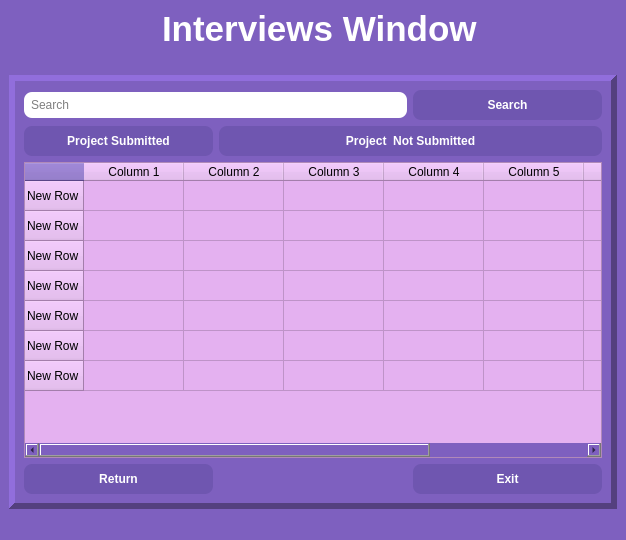
<?xml version="1.0" encoding="UTF-8"?>
<ui version="4.0">
 <class>MainWindow</class>
 <widget class="QMainWindow" name="MainWindow">
  <property name="enabled">
   <bool>true</bool>
  </property>
  <property name="geometry">
   <rect>
    <x>0</x>
    <y>0</y>
    <width>626</width>
    <height>540</height>
   </rect>
  </property>
  <property name="sizePolicy">
   <sizepolicy hsizetype="Preferred" vsizetype="Expanding">
    <horstretch>0</horstretch>
    <verstretch>0</verstretch>
   </sizepolicy>
  </property>
  <property name="minimumSize">
   <size>
    <width>150</width>
    <height>180</height>
   </size>
  </property>
  <property name="windowTitle">
   <string>MainWindow</string>
  </property>
  <property name="styleSheet">
   <string notr="true">background-color: rgb(126, 96, 191);</string>
  </property>
  <widget class="QWidget" name="centralwidget">
   <layout class="QHBoxLayout" name="horizontalLayout">
    <item>
     <layout class="QGridLayout" name="gridLayout_2">
      <item row="0" column="0">
       <layout class="QGridLayout" name="gridLayout_3">
        <item row="1" column="3">
         <spacer name="horizontalSpacer">
          <property name="orientation">
           <enum>Qt::Orientation::Horizontal</enum>
          </property>
          <property name="sizeHint" stdset="0">
           <size>
            <width>18</width>
            <height>20</height>
           </size>
          </property>
         </spacer>
        </item>
        <item row="1" column="1">
         <spacer name="horizontalSpacer_2">
          <property name="orientation">
           <enum>Qt::Orientation::Horizontal</enum>
          </property>
          <property name="sizeHint" stdset="0">
           <size>
            <width>18</width>
            <height>20</height>
           </size>
          </property>
         </spacer>
        </item>
        <item row="0" column="0">
         <widget class="QLabel" name="logolabel">
          <property name="enabled">
           <bool>true</bool>
          </property>
          <property name="cursor">
           <cursorShape>ArrowCursor</cursorShape>
          </property>
          <property name="styleSheet">
           <string notr="true">selection-background-color: qradialgradient(spread:pad, cx:0.5, cy:0.5, radius:0.5, fx:0.5, fy:0.5, stop:0 rgba(255, 235, 235, 206), stop:0.35 rgba(255, 188, 188, 80), stop:0.4 rgba(255, 162, 162, 80), stop:0.425 rgba(255, 132, 132, 156), stop:0.44 rgba(252, 128, 128, 80), stop:1 rgba(255, 255, 255, 0));</string>
          </property>
          <property name="text">
           <string/>
          </property>
          <property name="textFormat">
           <enum>Qt::TextFormat::AutoText</enum>
          </property>
          <property name="pixmap">
           <pixmap>../wera.png</pixmap>
          </property>
          <property name="scaledContents">
           <bool>true</bool>
          </property>
         </widget>
        </item>
        <item row="0" column="2">
         <widget class="QLabel" name="titellabel">
          <property name="toolTip">
           <string>&lt;html&gt;&lt;head/&gt;&lt;body&gt;&lt;p align=&quot;center&quot;&gt;&lt;span style=&quot; font-size:22pt; font-weight:600;&quot;&gt;Intervieuws Window&lt;/span&gt;&lt;/p&gt;&lt;/body&gt;&lt;/html&gt;</string>
          </property>
          <property name="whatsThis">
           <string>&lt;html&gt;&lt;head/&gt;&lt;body&gt;&lt;p&gt;&lt;span style=&quot; font-size:22pt; font-weight:600;&quot;&gt;Intervieuws Window&lt;/span&gt;&lt;/p&gt;&lt;/body&gt;&lt;/html&gt;</string>
          </property>
          <property name="styleSheet">
           <string notr="true">color: rgb(255, 255, 255);</string>
          </property>
          <property name="text">
           <string>&lt;html&gt;&lt;head/&gt;&lt;body&gt;&lt;p&gt;&lt;span style=&quot; font-size:26pt; font-weight:600; color:#ffffff;&quot;&gt;Interviews Window&lt;/span&gt;&lt;/p&gt;&lt;/body&gt;&lt;/html&gt;</string>
          </property>
          <property name="textInteractionFlags">
           <set>Qt::TextInteractionFlag::LinksAccessibleByKeyboard|Qt::TextInteractionFlag::LinksAccessibleByMouse|Qt::TextInteractionFlag::TextBrowserInteraction|Qt::TextInteractionFlag::TextEditable|Qt::TextInteractionFlag::TextSelectableByMouse</set>
          </property>
         </widget>
        </item>
       </layout>
      </item>
      <item row="1" column="0">
       <widget class="QFrame" name="frame">
        <property name="accessibleDescription">
         <string/>
        </property>
        <property name="autoFillBackground">
         <bool>false</bool>
        </property>
        <property name="styleSheet">
         <string notr="true">alternate-background-color: rgb(145, 10, 103);</string>
        </property>
        <property name="frameShape">
         <enum>QFrame::Shape::Panel</enum>
        </property>
        <property name="frameShadow">
         <enum>QFrame::Shadow::Raised</enum>
        </property>
        <property name="lineWidth">
         <number>6</number>
        </property>
        <property name="midLineWidth">
         <number>2</number>
        </property>
        <layout class="QGridLayout" name="gridLayout">
         <item row="1" column="0">
          <widget class="QPushButton" name="projectButton">
           <property name="styleSheet">
            <string notr="true">QHeaderView::section {
    color: red; /* Burada istediğin rengi yazabilirsin */
    font-weight: bold; /* İsteğe bağlı: yazıyı kalın yapar */
}
QPushButton {
    background-color: #6f56b0;
    color: white;
    border-radius: 8px;
    padding: 8px;
    font-weight: bold;
}

QPushButton:hover {
    background-color: #8263c6;
}

QPushButton:pressed {
    background-color: #594097;
}
</string>
           </property>
           <property name="text">
            <string>Project Submitted</string>
           </property>
           <property name="default">
            <bool>true</bool>
           </property>
          </widget>
         </item>
         <item row="1" column="1" colspan="2">
          <widget class="QPushButton" name="projectNotButton">
           <property name="styleSheet">
            <string notr="true">QHeaderView::section {
    color: red; /* Burada istediğin rengi yazabilirsin */
    font-weight: bold; /* İsteğe bağlı: yazıyı kalın yapar */
}
QPushButton {
    background-color: #6f56b0;
    color: white;
    border-radius: 8px;
    padding: 8px;
    font-weight: bold;
}

QPushButton:hover {
    background-color: #8263c6;
}

QPushButton:pressed {
    background-color: #594097;
}
</string>
           </property>
           <property name="text">
            <string>Project  Not Submitted</string>
           </property>
           <property name="checkable">
            <bool>false</bool>
           </property>
           <property name="checked">
            <bool>false</bool>
           </property>
           <property name="autoRepeat">
            <bool>false</bool>
           </property>
           <property name="default">
            <bool>true</bool>
           </property>
          </widget>
         </item>
         <item row="0" column="2">
          <widget class="QPushButton" name="searchButton">
           <property name="sizeIncrement">
            <size>
             <width>27</width>
             <height>0</height>
            </size>
           </property>
           <property name="palette">
            <palette>
             <active>
              <colorrole role="WindowText">
               <brush brushstyle="SolidPattern">
                <color alpha="255">
                 <red>255</red>
                 <green>255</green>
                 <blue>255</blue>
                </color>
               </brush>
              </colorrole>
              <colorrole role="Button">
               <brush brushstyle="SolidPattern">
                <color alpha="255">
                 <red>111</red>
                 <green>86</green>
                 <blue>176</blue>
                </color>
               </brush>
              </colorrole>
              <colorrole role="Light">
               <brush brushstyle="SolidPattern">
                <color alpha="255">
                 <red>255</red>
                 <green>248</green>
                 <blue>129</blue>
                </color>
               </brush>
              </colorrole>
              <colorrole role="Midlight">
               <brush brushstyle="SolidPattern">
                <color alpha="255">
                 <red>212</red>
                 <green>206</green>
                 <blue>107</blue>
                </color>
               </brush>
              </colorrole>
              <colorrole role="Dark">
               <brush brushstyle="SolidPattern">
                <color alpha="255">
                 <red>85</red>
                 <green>82</green>
                 <blue>43</blue>
                </color>
               </brush>
              </colorrole>
              <colorrole role="Mid">
               <brush brushstyle="SolidPattern">
                <color alpha="255">
                 <red>113</red>
                 <green>110</green>
                 <blue>57</blue>
                </color>
               </brush>
              </colorrole>
              <colorrole role="Text">
               <brush brushstyle="SolidPattern">
                <color alpha="255">
                 <red>255</red>
                 <green>255</green>
                 <blue>255</blue>
                </color>
               </brush>
              </colorrole>
              <colorrole role="BrightText">
               <brush brushstyle="SolidPattern">
                <color alpha="255">
                 <red>255</red>
                 <green>255</green>
                 <blue>255</blue>
                </color>
               </brush>
              </colorrole>
              <colorrole role="ButtonText">
               <brush brushstyle="SolidPattern">
                <color alpha="255">
                 <red>255</red>
                 <green>255</green>
                 <blue>255</blue>
                </color>
               </brush>
              </colorrole>
              <colorrole role="Base">
               <brush brushstyle="SolidPattern">
                <color alpha="255">
                 <red>111</red>
                 <green>86</green>
                 <blue>176</blue>
                </color>
               </brush>
              </colorrole>
              <colorrole role="Window">
               <brush brushstyle="SolidPattern">
                <color alpha="255">
                 <red>111</red>
                 <green>86</green>
                 <blue>176</blue>
                </color>
               </brush>
              </colorrole>
              <colorrole role="Shadow">
               <brush brushstyle="SolidPattern">
                <color alpha="255">
                 <red>0</red>
                 <green>0</green>
                 <blue>0</blue>
                </color>
               </brush>
              </colorrole>
              <colorrole role="AlternateBase">
               <brush brushstyle="SolidPattern">
                <color alpha="255">
                 <red>145</red>
                 <green>10</green>
                 <blue>103</blue>
                </color>
               </brush>
              </colorrole>
              <colorrole role="ToolTipBase">
               <brush brushstyle="SolidPattern">
                <color alpha="255">
                 <red>255</red>
                 <green>255</green>
                 <blue>220</blue>
                </color>
               </brush>
              </colorrole>
              <colorrole role="ToolTipText">
               <brush brushstyle="SolidPattern">
                <color alpha="255">
                 <red>0</red>
                 <green>0</green>
                 <blue>0</blue>
                </color>
               </brush>
              </colorrole>
              <colorrole role="PlaceholderText">
               <brush brushstyle="SolidPattern">
                <color alpha="128">
                 <red>255</red>
                 <green>255</green>
                 <blue>255</blue>
                </color>
               </brush>
              </colorrole>
             </active>
             <inactive>
              <colorrole role="WindowText">
               <brush brushstyle="SolidPattern">
                <color alpha="255">
                 <red>255</red>
                 <green>255</green>
                 <blue>255</blue>
                </color>
               </brush>
              </colorrole>
              <colorrole role="Button">
               <brush brushstyle="SolidPattern">
                <color alpha="255">
                 <red>111</red>
                 <green>86</green>
                 <blue>176</blue>
                </color>
               </brush>
              </colorrole>
              <colorrole role="Light">
               <brush brushstyle="SolidPattern">
                <color alpha="255">
                 <red>255</red>
                 <green>248</green>
                 <blue>129</blue>
                </color>
               </brush>
              </colorrole>
              <colorrole role="Midlight">
               <brush brushstyle="SolidPattern">
                <color alpha="255">
                 <red>212</red>
                 <green>206</green>
                 <blue>107</blue>
                </color>
               </brush>
              </colorrole>
              <colorrole role="Dark">
               <brush brushstyle="SolidPattern">
                <color alpha="255">
                 <red>85</red>
                 <green>82</green>
                 <blue>43</blue>
                </color>
               </brush>
              </colorrole>
              <colorrole role="Mid">
               <brush brushstyle="SolidPattern">
                <color alpha="255">
                 <red>113</red>
                 <green>110</green>
                 <blue>57</blue>
                </color>
               </brush>
              </colorrole>
              <colorrole role="Text">
               <brush brushstyle="SolidPattern">
                <color alpha="255">
                 <red>255</red>
                 <green>255</green>
                 <blue>255</blue>
                </color>
               </brush>
              </colorrole>
              <colorrole role="BrightText">
               <brush brushstyle="SolidPattern">
                <color alpha="255">
                 <red>255</red>
                 <green>255</green>
                 <blue>255</blue>
                </color>
               </brush>
              </colorrole>
              <colorrole role="ButtonText">
               <brush brushstyle="SolidPattern">
                <color alpha="255">
                 <red>255</red>
                 <green>255</green>
                 <blue>255</blue>
                </color>
               </brush>
              </colorrole>
              <colorrole role="Base">
               <brush brushstyle="SolidPattern">
                <color alpha="255">
                 <red>111</red>
                 <green>86</green>
                 <blue>176</blue>
                </color>
               </brush>
              </colorrole>
              <colorrole role="Window">
               <brush brushstyle="SolidPattern">
                <color alpha="255">
                 <red>111</red>
                 <green>86</green>
                 <blue>176</blue>
                </color>
               </brush>
              </colorrole>
              <colorrole role="Shadow">
               <brush brushstyle="SolidPattern">
                <color alpha="255">
                 <red>0</red>
                 <green>0</green>
                 <blue>0</blue>
                </color>
               </brush>
              </colorrole>
              <colorrole role="AlternateBase">
               <brush brushstyle="SolidPattern">
                <color alpha="255">
                 <red>145</red>
                 <green>10</green>
                 <blue>103</blue>
                </color>
               </brush>
              </colorrole>
              <colorrole role="ToolTipBase">
               <brush brushstyle="SolidPattern">
                <color alpha="255">
                 <red>255</red>
                 <green>255</green>
                 <blue>220</blue>
                </color>
               </brush>
              </colorrole>
              <colorrole role="ToolTipText">
               <brush brushstyle="SolidPattern">
                <color alpha="255">
                 <red>0</red>
                 <green>0</green>
                 <blue>0</blue>
                </color>
               </brush>
              </colorrole>
              <colorrole role="PlaceholderText">
               <brush brushstyle="SolidPattern">
                <color alpha="128">
                 <red>255</red>
                 <green>255</green>
                 <blue>255</blue>
                </color>
               </brush>
              </colorrole>
             </inactive>
             <disabled>
              <colorrole role="WindowText">
               <brush brushstyle="SolidPattern">
                <color alpha="255">
                 <red>255</red>
                 <green>255</green>
                 <blue>255</blue>
                </color>
               </brush>
              </colorrole>
              <colorrole role="Button">
               <brush brushstyle="SolidPattern">
                <color alpha="255">
                 <red>111</red>
                 <green>86</green>
                 <blue>176</blue>
                </color>
               </brush>
              </colorrole>
              <colorrole role="Light">
               <brush brushstyle="SolidPattern">
                <color alpha="255">
                 <red>255</red>
                 <green>248</green>
                 <blue>129</blue>
                </color>
               </brush>
              </colorrole>
              <colorrole role="Midlight">
               <brush brushstyle="SolidPattern">
                <color alpha="255">
                 <red>212</red>
                 <green>206</green>
                 <blue>107</blue>
                </color>
               </brush>
              </colorrole>
              <colorrole role="Dark">
               <brush brushstyle="SolidPattern">
                <color alpha="255">
                 <red>85</red>
                 <green>82</green>
                 <blue>43</blue>
                </color>
               </brush>
              </colorrole>
              <colorrole role="Mid">
               <brush brushstyle="SolidPattern">
                <color alpha="255">
                 <red>113</red>
                 <green>110</green>
                 <blue>57</blue>
                </color>
               </brush>
              </colorrole>
              <colorrole role="Text">
               <brush brushstyle="SolidPattern">
                <color alpha="255">
                 <red>255</red>
                 <green>255</green>
                 <blue>255</blue>
                </color>
               </brush>
              </colorrole>
              <colorrole role="BrightText">
               <brush brushstyle="SolidPattern">
                <color alpha="255">
                 <red>255</red>
                 <green>255</green>
                 <blue>255</blue>
                </color>
               </brush>
              </colorrole>
              <colorrole role="ButtonText">
               <brush brushstyle="SolidPattern">
                <color alpha="255">
                 <red>255</red>
                 <green>255</green>
                 <blue>255</blue>
                </color>
               </brush>
              </colorrole>
              <colorrole role="Base">
               <brush brushstyle="SolidPattern">
                <color alpha="255">
                 <red>111</red>
                 <green>86</green>
                 <blue>176</blue>
                </color>
               </brush>
              </colorrole>
              <colorrole role="Window">
               <brush brushstyle="SolidPattern">
                <color alpha="255">
                 <red>111</red>
                 <green>86</green>
                 <blue>176</blue>
                </color>
               </brush>
              </colorrole>
              <colorrole role="Shadow">
               <brush brushstyle="SolidPattern">
                <color alpha="255">
                 <red>0</red>
                 <green>0</green>
                 <blue>0</blue>
                </color>
               </brush>
              </colorrole>
              <colorrole role="AlternateBase">
               <brush brushstyle="SolidPattern">
                <color alpha="255">
                 <red>145</red>
                 <green>10</green>
                 <blue>103</blue>
                </color>
               </brush>
              </colorrole>
              <colorrole role="ToolTipBase">
               <brush brushstyle="SolidPattern">
                <color alpha="255">
                 <red>255</red>
                 <green>255</green>
                 <blue>220</blue>
                </color>
               </brush>
              </colorrole>
              <colorrole role="ToolTipText">
               <brush brushstyle="SolidPattern">
                <color alpha="255">
                 <red>0</red>
                 <green>0</green>
                 <blue>0</blue>
                </color>
               </brush>
              </colorrole>
              <colorrole role="PlaceholderText">
               <brush brushstyle="SolidPattern">
                <color alpha="128">
                 <red>255</red>
                 <green>255</green>
                 <blue>255</blue>
                </color>
               </brush>
              </colorrole>
             </disabled>
            </palette>
           </property>
           <property name="styleSheet">
            <string notr="true">QHeaderView::section {
    color: red; /* Burada istediğin rengi yazabilirsin */
    font-weight: bold; /* İsteğe bağlı: yazıyı kalın yapar */
}
QPushButton {
    background-color: #6f56b0;
    color: white;
    border-radius: 8px;
    padding: 8px;
    font-weight: bold;
}

QPushButton:hover {
    background-color: #8263c6;
}

QPushButton:pressed {
    background-color: #594097;
}
</string>
           </property>
           <property name="text">
            <string>Search</string>
           </property>
           <property name="autoDefault">
            <bool>false</bool>
           </property>
           <property name="default">
            <bool>true</bool>
           </property>
           <property name="flat">
            <bool>false</bool>
           </property>
          </widget>
         </item>
         <item row="3" column="0">
          <widget class="QPushButton" name="returnButton">
           <property name="styleSheet">
            <string notr="true">QHeaderView::section {
    color: red; /* Burada istediğin rengi yazabilirsin */
    font-weight: bold; /* İsteğe bağlı: yazıyı kalın yapar */
}
QPushButton {
    background-color: #6f56b0;
    color: white;
    border-radius: 8px;
    padding: 8px;
    font-weight: bold;
}

QPushButton:hover {
    background-color: #8263c6;
}

QPushButton:pressed {
    background-color: #594097;
}
</string>
           </property>
           <property name="text">
            <string>Return</string>
           </property>
           <property name="default">
            <bool>true</bool>
           </property>
          </widget>
         </item>
         <item row="3" column="2">
          <widget class="QPushButton" name="exitButton">
           <property name="styleSheet">
            <string notr="true">QHeaderView::section {
    color: red; /* Burada istediğin rengi yazabilirsin */
    font-weight: bold; /* İsteğe bağlı: yazıyı kalın yapar */
}
QPushButton {
    background-color: #6f56b0;
    color: white;
    border-radius: 8px;
    padding: 8px;
    font-weight: bold;
}

QPushButton:hover {
    background-color: #8263c6;
}

QPushButton:pressed {
    background-color: #594097;
}
</string>
           </property>
           <property name="text">
            <string>Exit</string>
           </property>
           <property name="default">
            <bool>true</bool>
           </property>
          </widget>
         </item>
         <item row="0" column="0" colspan="2">
          <widget class="QLineEdit" name="searchBoxline">
           <property name="styleSheet">
            <string notr="true">background-color: rgb(255, 255, 255);
color: rgb(0, 0, 0);
    border-radius: 8px;
    padding: 5px;</string>
           </property>
           <property name="inputMask">
            <string/>
           </property>
           <property name="frame">
            <bool>true</bool>
           </property>
           <property name="echoMode">
            <enum>QLineEdit::EchoMode::Normal</enum>
           </property>
           <property name="cursorPosition">
            <number>0</number>
           </property>
           <property name="readOnly">
            <bool>false</bool>
           </property>
           <property name="placeholderText">
            <string>Search</string>
           </property>
           <property name="cursorMoveStyle">
            <enum>Qt::CursorMoveStyle::LogicalMoveStyle</enum>
           </property>
          </widget>
         </item>
         <item row="2" column="0" colspan="3">
          <widget class="QTableWidget" name="tabloWidget">
           <property name="enabled">
            <bool>true</bool>
           </property>
           <property name="acceptDrops">
            <bool>false</bool>
           </property>
           <property name="styleSheet">
            <string notr="true">background-color: rgb(228, 177, 240);</string>
           </property>
           <property name="frameShadow">
            <enum>QFrame::Shadow::Plain</enum>
           </property>
           <row>
            <property name="text">
             <string>New Row</string>
            </property>
           </row>
           <row>
            <property name="text">
             <string>New Row</string>
            </property>
           </row>
           <row>
            <property name="text">
             <string>New Row</string>
            </property>
           </row>
           <row>
            <property name="text">
             <string>New Row</string>
            </property>
           </row>
           <row>
            <property name="text">
             <string>New Row</string>
            </property>
           </row>
           <row>
            <property name="text">
             <string>New Row</string>
            </property>
           </row>
           <row>
            <property name="text">
             <string>New Row</string>
            </property>
           </row>
           <column>
            <property name="text">
             <string>Column 1</string>
            </property>
           </column>
           <column>
            <property name="text">
             <string>Column 2</string>
            </property>
           </column>
           <column>
            <property name="text">
             <string>Column 3</string>
            </property>
           </column>
           <column>
            <property name="text">
             <string>Column 4</string>
            </property>
           </column>
           <column>
            <property name="text">
             <string>Column 5</string>
            </property>
           </column>
           <column>
            <property name="text">
             <string>Column 6</string>
            </property>
           </column>
           <column>
            <property name="text">
             <string>Column 7</string>
            </property>
           </column>
          </widget>
         </item>
        </layout>
       </widget>
      </item>
     </layout>
    </item>
   </layout>
  </widget>
  <widget class="QStatusBar" name="statusbar"/>
 </widget>
 <resources/>
 <connections/>
</ui>
